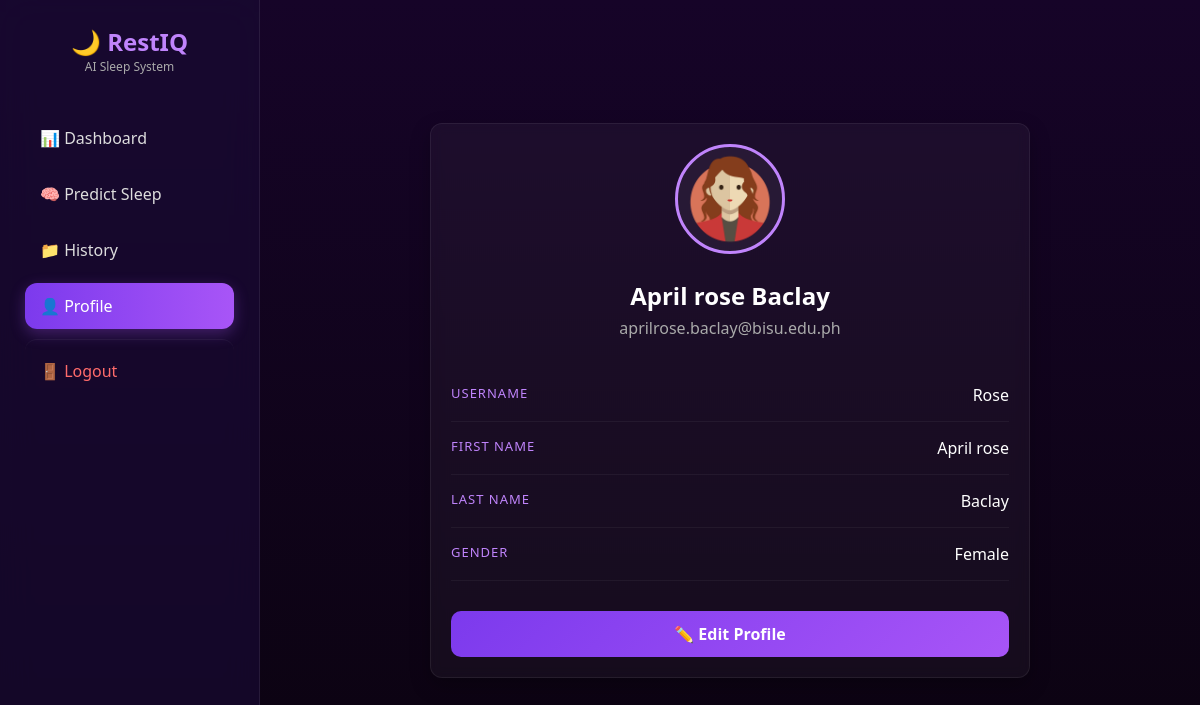
The app's page /profile.php (signed in) with its own data.
### tables this page shows
CREATE TABLE `users` (
  `user_id` int NOT NULL,
  `first_name` varchar(50) NOT NULL,
  `last_name` varchar(50) NOT NULL,
  `middle_name` varchar(50) NOT NULL,
  `b_day` date NOT NULL,
  `gender` varchar(1) NOT NULL,
  `email` varchar(100) NOT NULL,
  `user_name` varchar(50) NOT NULL,
  `password` varchar(255) NOT NULL,
  `timestamp` datetime DEFAULT CURRENT_TIMESTAMP,
  `role` varchar(20) DEFAULT 'user'
);

### profile.php (the view, shortened to what this page needs)
<?php
include("connection.php");
$user_id = (int) $_SESSION['user_id'];
$mode = isset($_GET['mode']) && $_GET['mode'] == 'edit' ? 'edit' : 'view';
$sql = "SELECT * FROM users WHERE user_id = ? LIMIT 1";
$stmt = $conn->prepare($sql);
$stmt->bind_param("i", $user_id);
$stmt->execute();
$result = $stmt->get_result();
$user = $result->fetch_assoc();
$full_name = trim(($user['first_name'] ?? '') . ' ' . ($user['last_name'] ?? ''));
$avatar = "Maleicon.png";
$gender_db = strtoupper(trim($user['gender'] ?? ''));
if (in_array($gender_db, ['F', 'FEMALE'])) {
    $avatar = "Femaleicon.png";
}
?>
<!DOCTYPE html>
<html>
<head>
    <link rel="stylesheet" href="CSS/restiq.css">
</head>
<body>
<div class="admin-container">
    <?php include 'sidebar.php'; ?>
    <div class="main-area" style="display: flex; align-items: center; justify-content: center;">
        <div class="card profile-card">
            <img src="image/<?php echo $avatar; ?>" class="profile-img" alt="Avatar">
            <?php if ($mode == 'view'): ?>
                <h2 style="margin-bottom: 5px;"><?php echo htmlspecialchars($full_name ?: 'User'); ?></h2>
                <p style="color: #aaa; margin-bottom: 30px;"><?php echo htmlspecialchars($user['email'] ?? ''); ?></p>
                <div class="info-row">
                    <label>Username</label>
                    <span><?php echo htmlspecialchars($user['user_name'] ?? 'N/A'); ?></span>
                </div>
                <div class="info-row">
                    <label>First Name</label>
                    <span><?php echo htmlspecialchars($user['first_name'] ?? 'N/A'); ?></span>
                </div>
                <div class="info-row">
                    <label>Last Name</label>
                    <span><?php echo htmlspecialchars($user['last_name'] ?? 'N/A'); ?></span>
                </div>
                <div class="info-row">
                    <label>Gender</label>
                    <span>
                        <?php
                        if ($gender_db == 'M') echo 'Male';
                        elseif ($gender_db == 'F') echo 'Female';
                        else echo 'Other';
                        ?>
                    </span>
                </div>
                <div style="margin-top: 30px;">
                    <a href="profile.php?mode=edit" class="btn" style="width: 100%;">✏️ Edit Profile</a>
                </div>
            <?php endif; ?>
        </div>
    </div>
</div>
</body>
</html>

### CSS/restiq.css (style rules this page uses)
* { margin: 0; padding: 0; box-sizing: border-box; font-family: 'Segoe UI', sans-serif; }
body { min-height: 100vh; background: linear-gradient(180deg, #160428 0%, #0b0310 100%); color: white; overflow-x: hidden; }
.admin-container { display: flex; align-items: flex-start; }
.main-area { margin-left: 260px; padding: 40px; width: calc(100% - 260px); min-height: 100vh; }
.card { background: rgba(255,255,255,0.04); backdrop-filter: blur(6px); padding: 20px; border-radius: 12px; box-shadow: 0 8px 20px rgba(0,0,0,0.25); border: 1px solid rgba(255,255,255,0.07); }
.btn { padding: 12px 20px; background: linear-gradient(135deg, #7c3aed, #a855f7); border: none; color: white; border-radius: 10px; cursor: pointer; font-weight: bold; transition: 0.3s; text-decoration: none; display: inline-block; text-align: center; }

### profile.php (style rules this page uses)
.profile-card { width: 100%; max-width: 600px; margin: 0 auto; text-align: center; }
.profile-img { width: 110px; height: 110px; border-radius: 50%; border: 3px solid #c084fc; padding: 5px; background: rgba(255,255,255,0.05); margin-bottom: 20px; }
.info-row { display: flex; justify-content: space-between; padding: 15px 0; border-bottom: 1px solid rgba(255,255,255,0.05); text-align: left; }
.info-row label { color: #c084fc; font-size: 13px; text-transform: uppercase; letter-spacing: 1px; }
.info-row span { color: white; font-weight: 500; }

### records on screen
users: first_name+last_name "April rose Baclay", email "aprilrose.baclay@bisu.edu.ph", user_name "Rose", first_name "April rose", last_name "Baclay"
